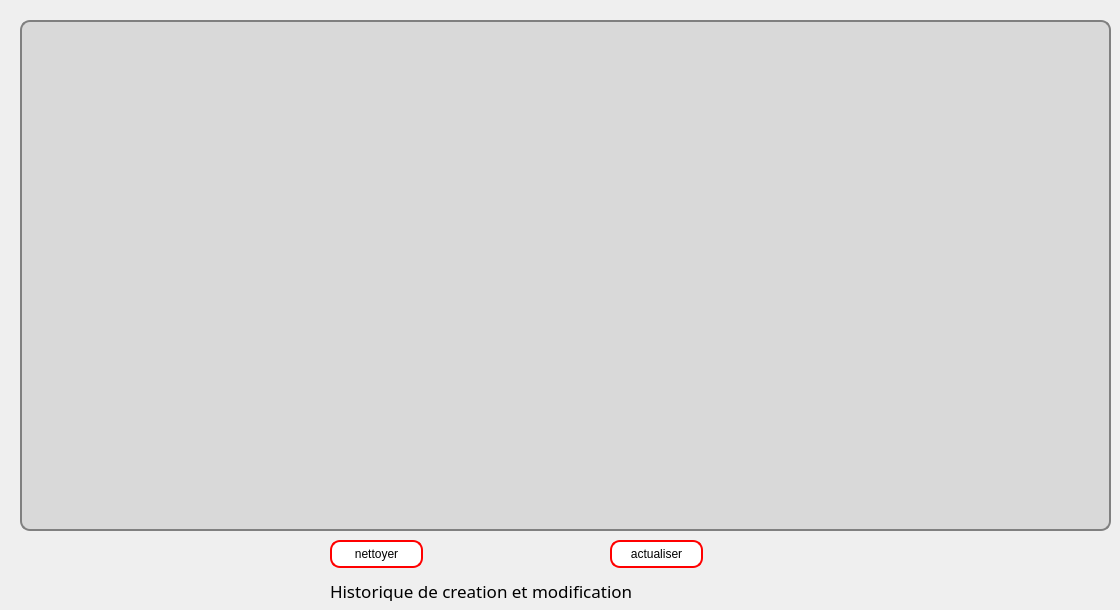
       <widget class="QWidget" name="tab_9">
        <attribute name="icon">
         <iconset resource="images.qrc">
          <normaloff>:/images/icons8-modifier-100.png</normaloff>:/images/icons8-modifier-100.png</iconset>
        </attribute>
        <attribute name="title">
         <string>historique</string>
        </attribute>
        <widget class="QLabel" name="label_13">
         <property name="geometry">
          <rect>
           <x>330</x>
           <y>580</y>
           <width>501</width>
           <height>21</height>
          </rect>
         </property>
         <property name="font">
          <font>
           <family>Arial Rounded MT Bold</family>
           <pointsize>13</pointsize>
           <weight>50</weight>
           <italic>false</italic>
           <bold>false</bold>
          </font>
         </property>
         <property name="styleSheet">
          <string notr="true">font: 13pt &quot;Arial Rounded MT Bold&quot;;
border:0px solid red;
</string>
         </property>
         <property name="text">
          <string>Historique de creation et modification</string>
         </property>
        </widget>
        <widget class="QPushButton" name="histbouton">
         <property name="geometry">
          <rect>
           <x>610</x>
           <y>540</y>
           <width>93</width>
           <height>28</height>
          </rect>
         </property>
         <property name="styleSheet">
          <string notr="true">QPushButton {
background-color: rgb(255, 255, 255);
color: rgb(0, 0, 0);
border-radius: 10px;
/*border-width: 3px;*/
   /* border-color: #E80F88;
    border-style: solid;*/
border: 2px solid red;
   /* border-radius: 10;*/
   /* padding: 4px;*/
    font-size: 12px;
    padding-left: 5px;
    padding-right: 5px;

}


QPushButton:hover {
background-color: qlineargradient(spread:pad, x1:0, y1:0, x2:0, y2:1, stop:0 rgb(200, 200, 255), stop:1 rgb(200, 200, 255));
color: rgb(255, 255, 255);
 border-color: #AF0171;
}</string>
         </property>
         <property name="text">
          <string>actualiser</string>
         </property>
        </widget>
        <widget class="QTextEdit" name="history">
         <property name="geometry">
          <rect>
           <x>20</x>
           <y>20</y>
           <width>1091</width>
           <height>511</height>
          </rect>
         </property>
         <property name="styleSheet">
          <string notr="true">background-color: rgb(255, 255, 255);
background-color: rgb(217, 217, 217);
border-radius: 10px;
border: 2px solid gray;
color: rgb(0, 0, 0);</string>
         </property>
         <property name="readOnly">
          <bool>true</bool>
         </property>
        </widget>
        <widget class="QPushButton" name="histbouton_2">
         <property name="geometry">
          <rect>
           <x>330</x>
           <y>540</y>
           <width>93</width>
           <height>28</height>
          </rect>
         </property>
         <property name="styleSheet">
          <string notr="true">QPushButton {
background-color: rgb(255, 255, 255);
color: rgb(0, 0, 0);
border-radius: 10px;
/*border-width: 3px;*/
   /* border-color: #E80F88;
    border-style: solid;*/
border: 2px solid red;
   /* border-radius: 10;*/
   /* padding: 4px;*/
    font-size: 12px;
    padding-left: 5px;
    padding-right: 5px;

}


QPushButton:hover {
background-color: qlineargradient(spread:pad, x1:0, y1:0, x2:0, y2:1, stop:0 rgb(200, 200, 255), stop:1 rgb(200, 200, 255));
color: rgb(255, 255, 255);
 border-color: #AF0171;
}</string>
         </property>
         <property name="text">
          <string>nettoyer</string>
         </property>
        </widget>
       </widget>
